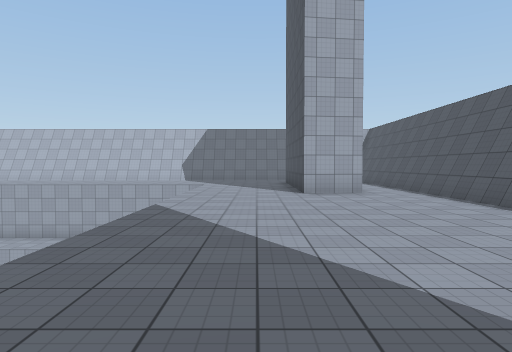
view 1 (above)

24 first-person views from a walk through a scene from a Unity 3-D project. The camera is 1.5 m above the floor, tilts 2° down and sees 75° across. The floor is counted in squares, 2 m on a side. Each view is taken from the middle of a square. On the plan, view 1 faces up. The plan holds only what a view shows up to about 11 squares ahead; the rest is blank. Surface patterns are stand-ins for the level's own textures.

view 2
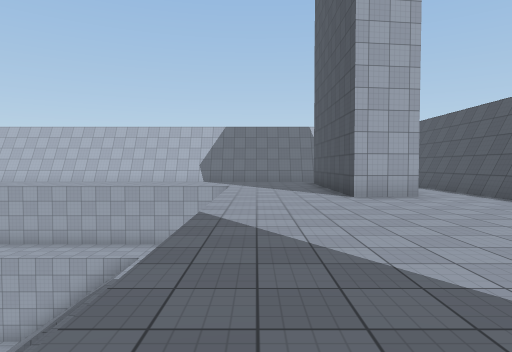

view 3
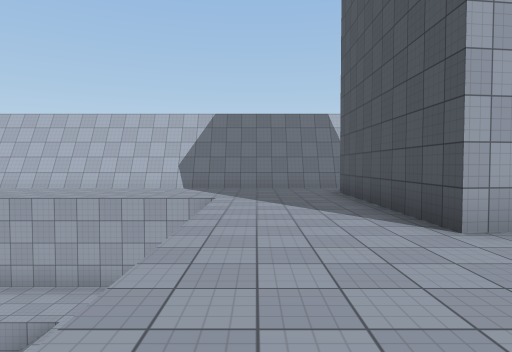

view 4
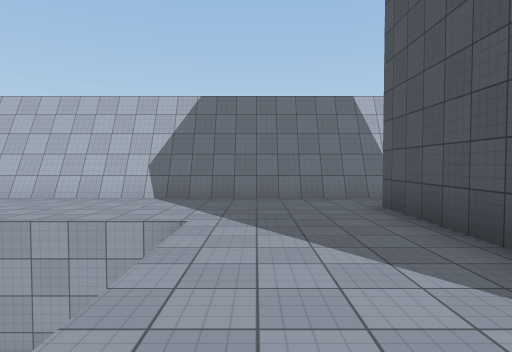

view 5
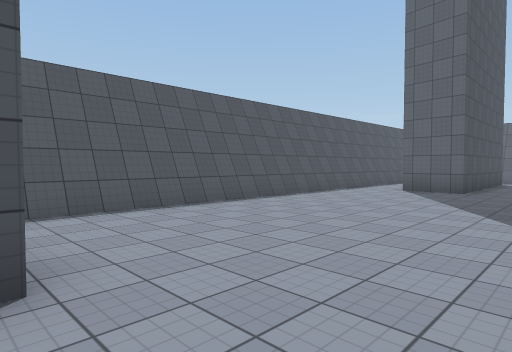

view 6
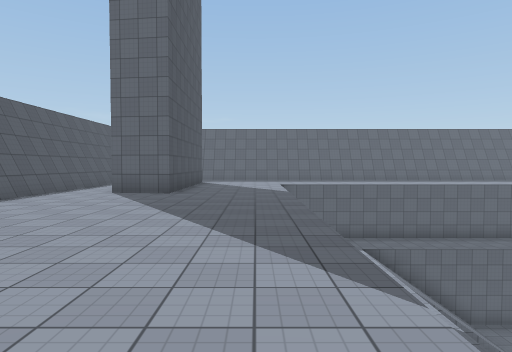

view 7
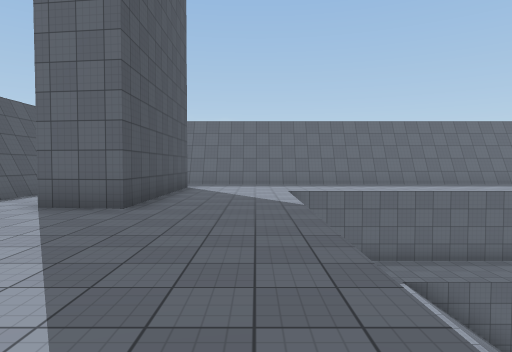

view 8
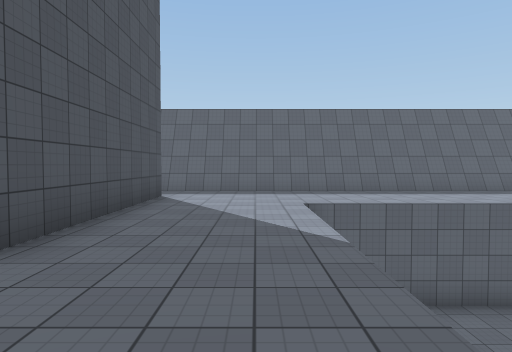

view 9
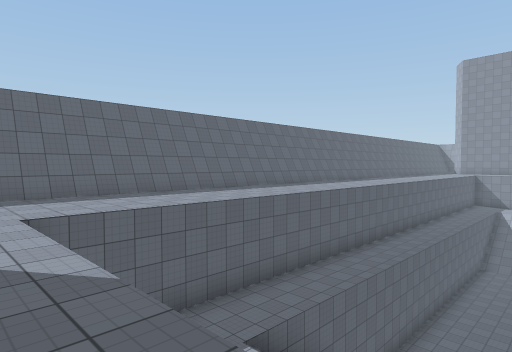

view 10
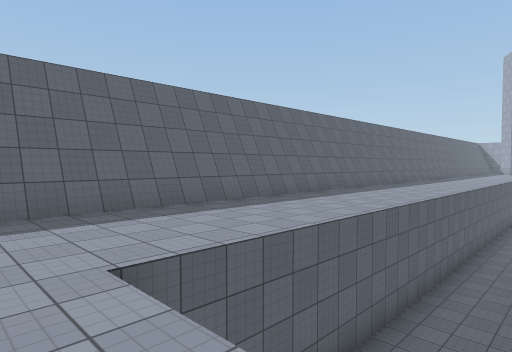

view 11
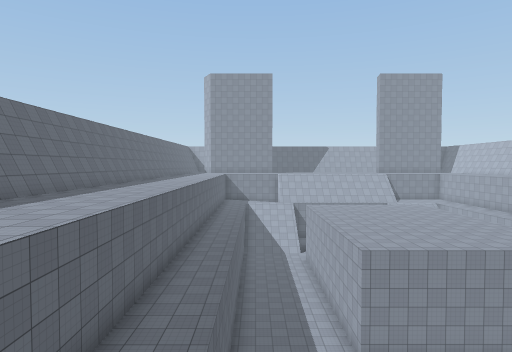

view 12
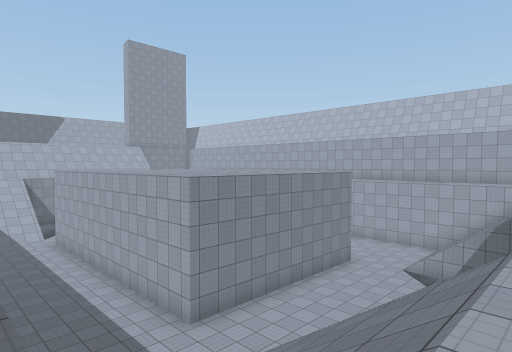

view 13
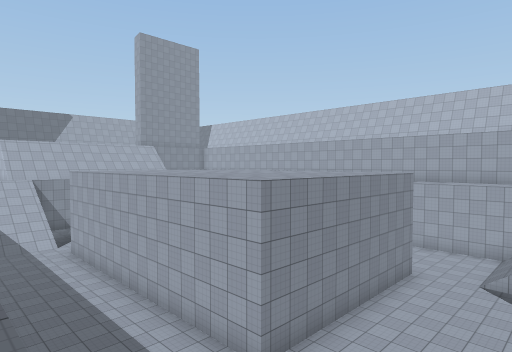

view 14
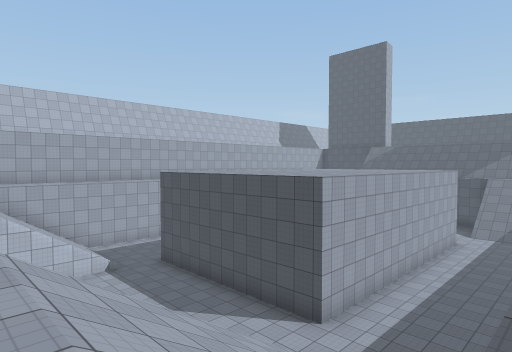

view 15
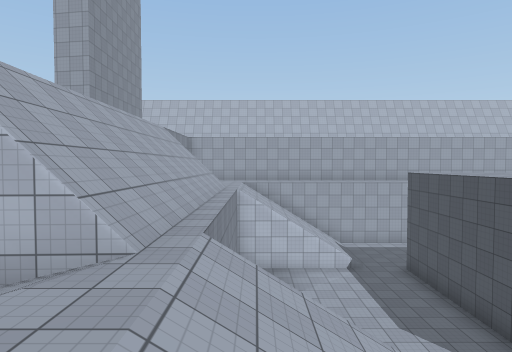

view 16
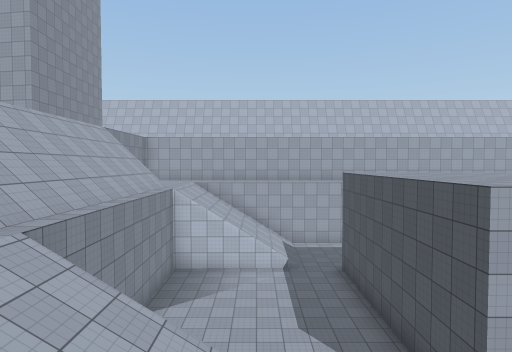

view 17
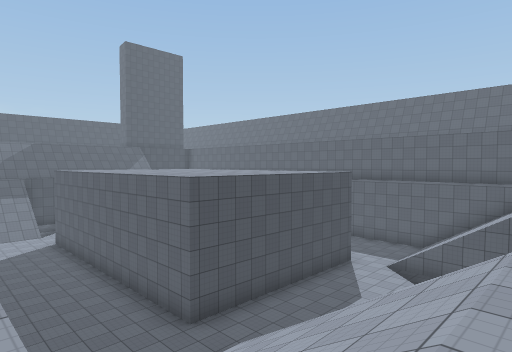

view 18
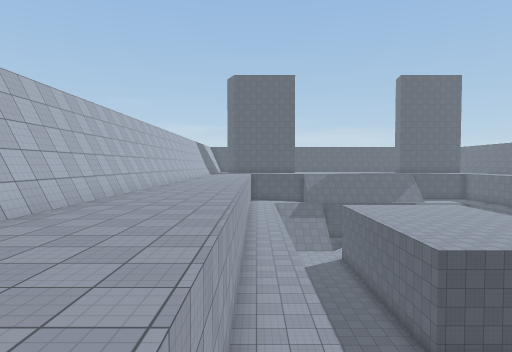

view 19
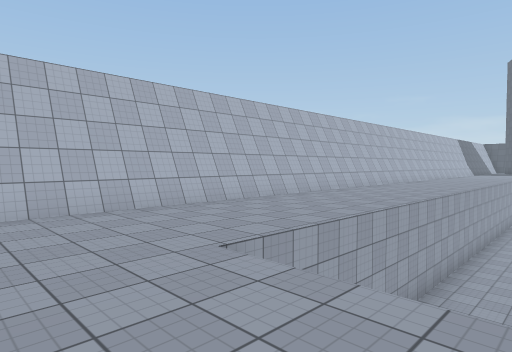

view 20
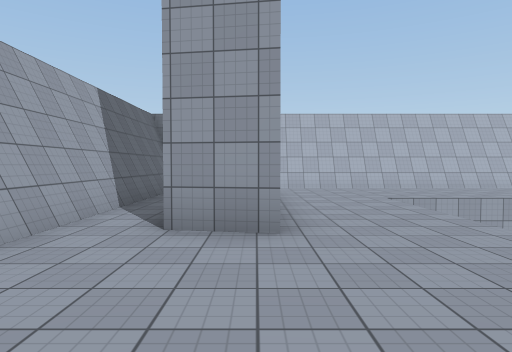

view 21
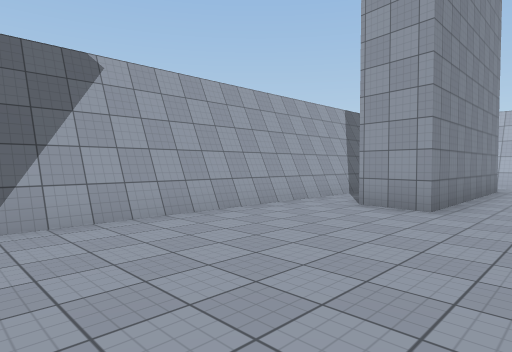

view 22
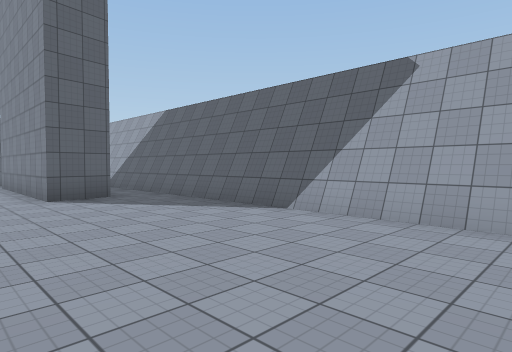

view 23
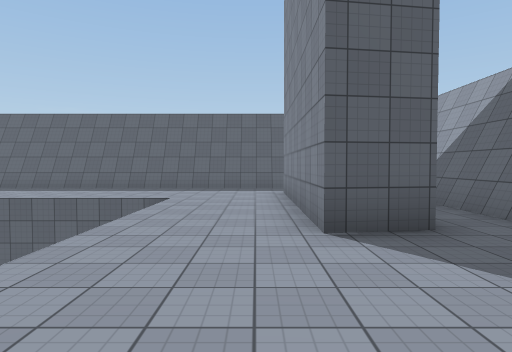

view 24
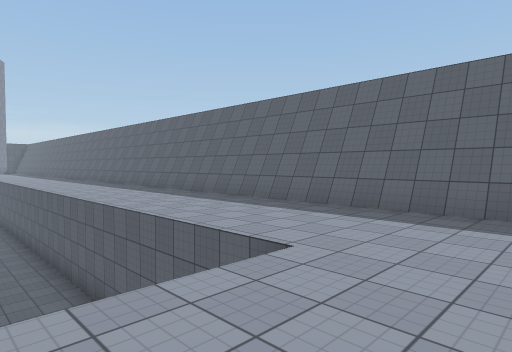

### Floor plan
Key: @ floor where view 1 was taken; # wall or solid block; . main floor; - floor 4 m lower than the main floor; _ floor 4.25 m lower than the main floor; < floor 9 m lower than the main floor; / step, stairs or slope; v drop or lower ground.
Columns run from 33 left of view 1 to 5 right of it. Each row starts with its distance up from view 1.
 16    ##############       ############
 15 #  ..............        ...........
 14 #  #.............        ..........#
 13 #. #..............        .........#
 12 #. #..------------      ------- ...#  #
 11 #. #..- - -------       ------ v...# .#
 10 #. #..-   /   <<<<<<    <////- v...#..#
  9 #.##../ -///  <<<<<<<< <<////-  ...#..#
  8 #.....///////<<<<<<<<< <<///// /......#
  7 #.....///<<<<<#######  #<<< </ /......#
  6 #.....///<<<<<#        #<<<    /......#
  5 #.....///<<<<<#        #<<<    /......#
  4 #.....///<<<<<#        #<<<    /......#
  3 #...../// <<<<#        #<<     /......#
  2 #.....///  <<<#        #<<     /......#
  1 #.....///<<<<<##########<<<<</ /......#
  0 #.....///////<<<<<<<<<<<< //// /.@....#
 -1 #.##..#/-///  <<<<<<<<<<<////-  ...#..#
 -2 #. #../ -//    <<<<<<<<<<////- v...#..#
 -3 #. #.._ --------    ---------- v...# .#
 -4 #  #..------------ ------------ ...#  #
 -5    #.............. ................#
 -6    #.............   ...............#
 -7    .............     ..............
 -8    ############      ###############

Where each view was taken, in squares from view 1:
view 1: 0 up, 0 right, facing up
view 2: 1 up, 1 left, facing up
view 3: 5 up, 1 left, facing up
view 4: 8 up, 1 left, facing up
view 5: 9 up, 1 left, facing down-right
view 6: 8 up, 1 left, facing down
view 7: 5 up, 1 left, facing down
view 8: 2 up, 1 left, facing down
view 9: 1 up, 1 left, facing down-left
view 10: 2 down, 1 left, facing down-left
view 11: 2 down, 1 left, facing left
view 12: 3 down, 4 left, facing up-left
view 13: 3 down, 6 left, facing up-left
view 14: 3 down, 25 left, facing up-right
view 15: 3 down, 24 left, facing up
view 16: 3 down, 22 left, facing up
view 17: 11 up, 25 left, facing down-right
view 18: 12 up, 28 left, facing right
view 19: 10 up, 29 left, facing up-right
view 20: 5 up, 30 left, facing up
view 21: 3 up, 28 left, facing up-left
view 22: 7 up, 28 left, facing down-left
view 23: 3 up, 29 left, facing down
view 24: 2 down, 29 left, facing down-right
